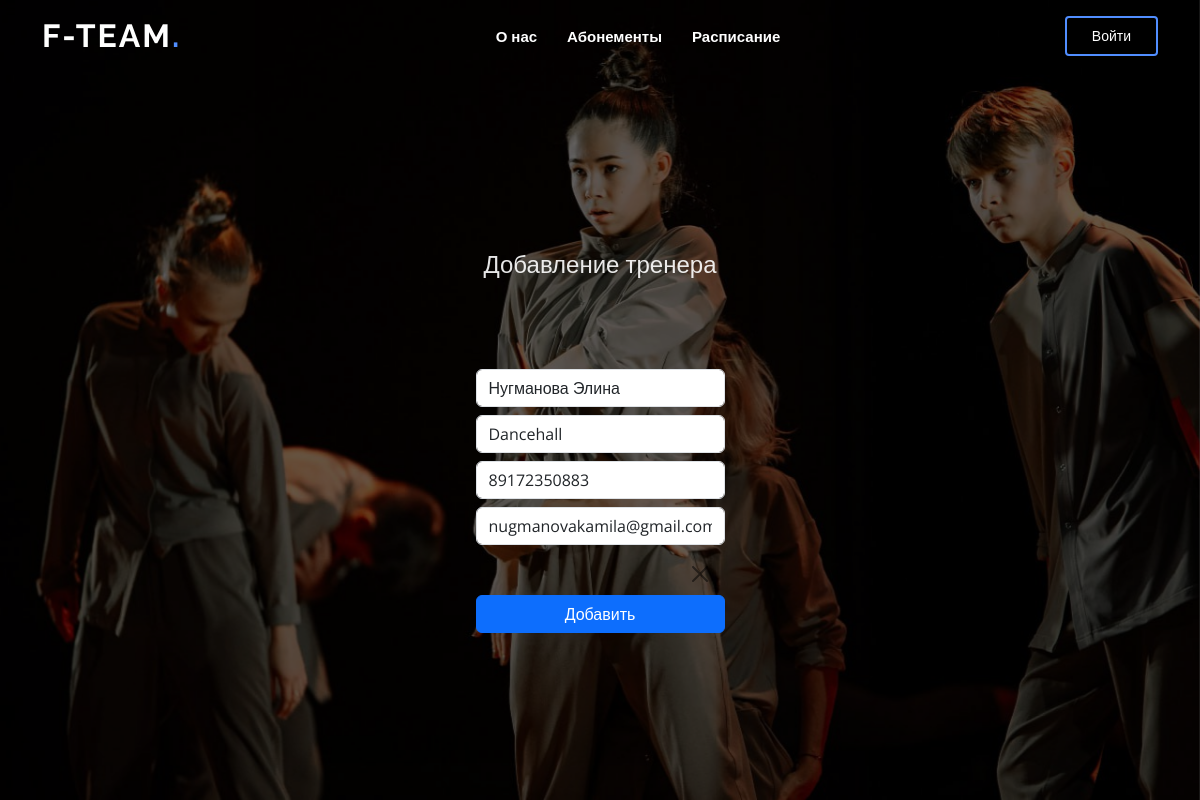
Page /trainer/2/update on the committed database.
### authapp/models.py (models this page shows, shortened)
class Trainer(models.Model):
    SPECIALIZATION_CHOICES = [
        ('dh', 'Dancehall'),
        ('hh', 'Hip-Hop'),
        ('cont', 'Contemporary'),
        ('tw', 'twerk'),
        ('vg', 'vogue'),
        ('hs', 'house'),
    ]
    fio = models.CharField('ФИО', max_length=100)
    specialization = models.CharField('Направление', max_length=100, choices=SPECIALIZATION_CHOICES)
    phonenumber = models.CharField('Номер телефона', max_length=12)
    email = models.EmailField('Почта')
    class Meta:
        verbose_name = 'Тренер'
        verbose_name_plural = 'Тренеры'

### authapp/views.py (the view)
# urls.py: path('trainer/<int:pk>/update', views.TrainerUpdateViews.as_view(), name='trainer_update'),
class TrainerUpdateViews(UpdateView):
    model = Trainer
    template_name = 'authapp/trainer_update.html'
    form_class = TrainerForm
    success_url = '/trainer'

### authapp/forms.py
class TrainerForm(forms.ModelForm):
    class Meta:
        model = Trainer
        fields = ['fio', 'specialization', 'phonenumber','email']
        widgets = {
            'fio': TextInput(attrs={
                'class': 'form-control mt-2',
                'placeholder': 'ФИО'
            }),
            'specialization': Select(attrs={
                'class': 'form-control mt-2',
                'placeholder': 'Направление'
            }),
            'phonenumber': NumberInput(attrs={
                'class': 'form-control mt-2',
                'placeholder': 'Номер телефона'
            }),
            'email': EmailInput(attrs={
                'class': 'form-control mt-2',
                'placeholder': 'Почта'
            })
        }

### authapp/templates/authapp/trainer_update.html (shortened to what this page needs)
{% extends 'authapp/base.html' %}
{% block head %}
<h2>Добавление тренера</h2>
<div class="container mt-2">
    <div class="row">
        <div class="col-md-3"> </div>
        <div class="col-md-6">
            <form method="post">
                {{ form.fio }}
                {{ form.specialization }}
                {{ form.phonenumber }}
                {{ form.email }}
                <div class="alert alert-{{message.tags}} alert-dismissible fade show" role="alert">
                    <button type="button" class="btn-close" data-bs-dismiss="alert" aria-label="Close"></button>
                </div>
                <div class="d-grid gap-2">
                    <button class="btn btn-primary" type="submit">Добавить</button>
                </div>
            </form>
        </div>
        <div class="col-md-3"></div>
    </div>
</div>
{% endblock head %}

### authapp/static/authapp/assets/css/style.css (style rules this page uses)
body { font-family: "Open Sans", sans-serif; color: #444444; }
h1, h2, h3, h4, h5, h6 { font-family: "Raleway", sans-serif; }
#hero .container { position: relative; padding-top: 74px; text-align: center; }
#hero h2 { color: rgba(255, 255, 255, 0.9); margin: 10px 0 0 0; font-size: 24px; }

### rows in the picture
Trainer: fio "Нугманова Элина", specialization "Dancehall", phonenumber "89172350883", email "nugmanovakamila@gmail.com"
